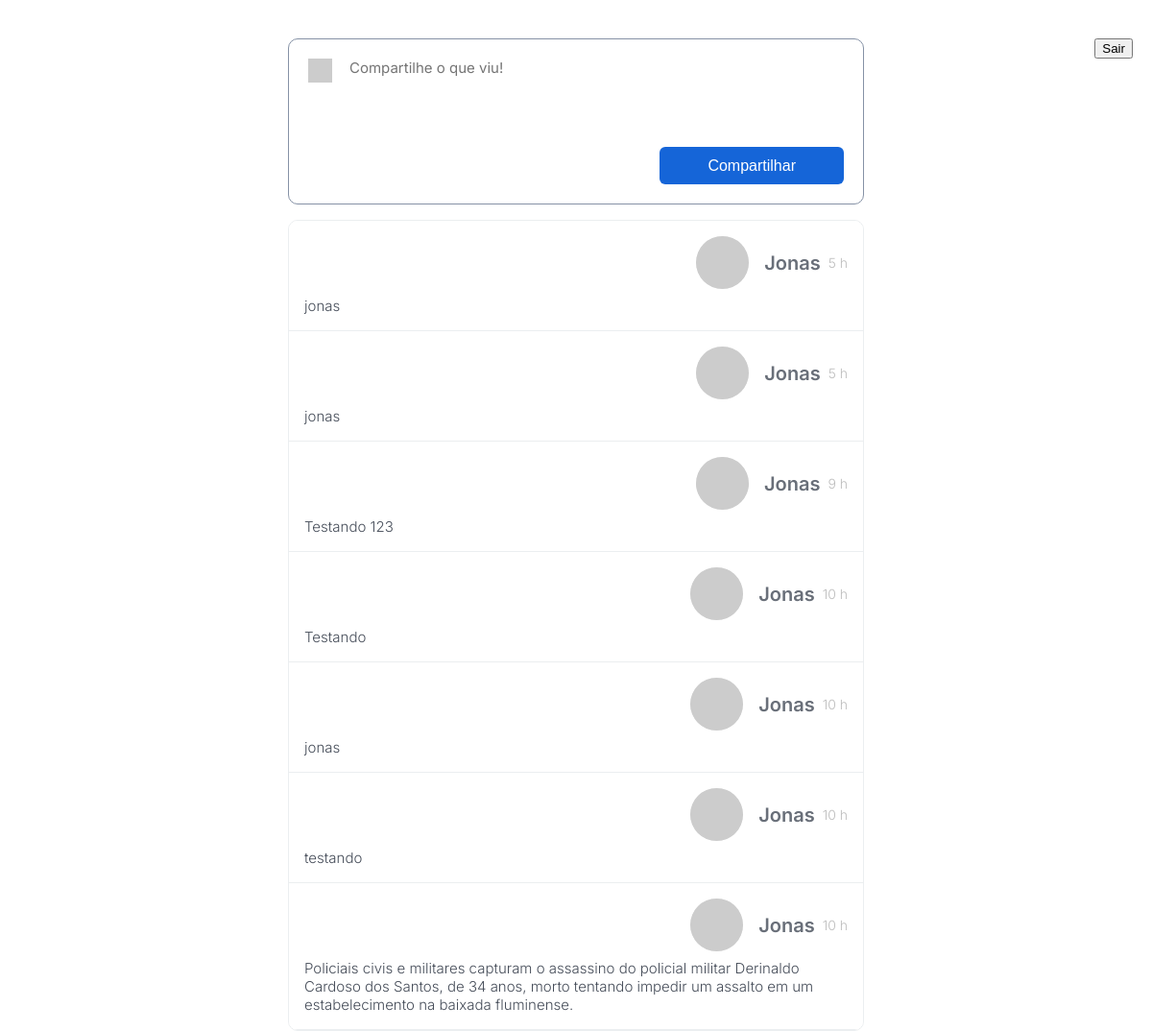
Page / (signed in) on the committed database.
### tables this page shows
CREATE TABLE `post` (
  `id` bigint(20) UNSIGNED NOT NULL,
  `date_post` datetime DEFAULT NULL,
  `message` varchar(280) DEFAULT NULL,
  `user_id` int(11) DEFAULT NULL
);

### DAO/UserController.php (called while the page is built, shortened)
<?php
  require_once('./model/user.php');
  class UserController implements userDAO {
    private $pdo;
    public function __construct(PDO $driver){
      $this->pdo = $driver;
    }
    public function getUser($id){
      $sql = $this->pdo->prepare("SELECT * FROM user WHERE id = :id");
      $sql->bindValue(':id', $id);
      $sql->execute();
      if($sql->rowCount() > 0) {
        $data = $sql->fetch();
        $user = new User();
        $user->setId($data['id']);
        $user->setName($data['name']);
        $user->setEmail($data['email']);
        return $user;
      } else {
        header("Location: login.php");
      }
    }
    public function getMyFollowers($id){
      $array = [$id];
      $sql = $this->pdo->prepare("SELECT following_id FROM relationship WHERE id = :id");
      $sql->bindValue(':id', $id);
      $sql->execute();
      return $array;
    }
    public function getFeed($list, $limit){
      $array = [];
      $sql = $this->pdo->prepare("SELECT *, (SELECT name FROM user WHERE user.id = post.user_id) as name FROM post WHERE user_id IN (".implode(',', $list).")ORDER BY date_post DESC LIMIT 20");
      $sql->bindValue(':meylist', (int)$list[0]);
      $sql->bindValue(':limit', $limit);
      $sql->execute();
      if ( $sql->rowCount() > 0 ) {
        $array = $sql->fetchAll();
      }
      return $array;
    }
  }

### model/user.php (called while the page is built, shortened)
<?php
class User {
  private $id;
  public function getId() {
    return $this->id;
  }
  public function setId($value) {
    return $this->id = trim($value);
  }
  public function setEmail($value) {
    return $this->email = strtolower(trim($value));
  }
  public function setName($value) {
    return $this->name = ucwords(trim($value));
  }
}

### index.php (the view, shortened to what this page needs)
<?php
  require_once 'template/head.php';
  $followersList = $userController->getMyFollowers($_SESSION['kepeD#42']);
  $feed = $userController->getFeed($followersList, 10);
  function formateDate($date){
    $start_date = new DateTime();
    $since_start = $start_date->diff(new DateTime($date));
    if($since_start->h > 0) {
      return $since_start->h." h";
    } else if($since_start->i > 0) {
      return $since_start->i." m";
    } else {
      return $since_start->s." s";
    }
  }
  function getImage($id) {
    return "https://avatars.dicebear.com/4.5/api/bottts/".$id.".svg";
  }
?>
<div class="home">
  <form class="logout" method="POST">
    <input type="submit" name="logout" value="Sair">
  </form>
  <div class="container">
    <form method="POST">
      <div class="row">
        <div class="safe">
          <img src=<?=getImage($user->getId())?>>
        </div>
        <div class="input">
          <textarea placeholder="Compartilhe o que viu!" name="post_message" rows="4" cols="50"></textarea>
        </div>
      </div>
      <input type="submit" name="createPost" value="Compartilhar">
    </form>
  </div>
  <?php if(!empty($feed)) : ?>
    <div class="feed">
      <?php foreach($feed as $item): ?>
        <div class="post">
          <div class="row">
            <img src=<?=getImage($item['user_id'])?>>
            <div class="user">
              <p><?=$item['name']?> </p>
              <span><?=formateDate($item['date_post'])?></span>
            </div>
          </div>
          <p class="message"><?=$item['message']?></p>
        </div>
      <?php endforeach; ?>
    </div>
  <?php endif; ?>
</div>
<?php require_once 'template/footer.php'; ?>

### template/head.php (shortened to what this page needs)
<?php
  require './config.php';
  require './DAO/UserController.php';
  $userController = new UserController($pdo);
  $id = $_SESSION['kepeD#42'];
  $user = $userController->getUser($id);
?>
<html lang="pt-br">
<head>
    <link rel="stylesheet" href="./assets/styles/styles.css">
</head>
<body>

### assets/styles/styles.css (style rules this page uses)
.home { width: 100%; }
.home form.logout { padding: 0 20px; position: absolute; right: 0; }
.home .container { width: 100%; max-width: 600px; margin: 40px auto 0 auto; }
.home .container form { width: 100%; border: 1px solid #8692A6; padding: 20px; border-radius: 10px; }
.home .container form .safe img { width: 25px; }
.home .container form .input { width: 100%; padding: 0 30px 0 10px; }
.home .container form textarea { width: 100%; background: #FFFFFF; resize: none; -webkit-box-sizing: border-box; box-sizing: border-box; border: 0; border-radius: 6px; padding: 0 8px; margin-bottom: 16px; outline: 0; font-size: 15px; font-family: 'Inter'; }
.home .container form input { margin: 0 0 0 auto; display: block; padding: 10px 50px; background: #1565D8; border: 0; border-radius: 6px; font-style: normal; font-weight: 500; font-size: 16px; line-height: 19px; color: #FFFFFF; }
.home .row { display: -webkit-box; display: -ms-flexbox; display: flex; }
.home .feed { width: 100%; max-width: 600px; margin: 0 auto; display: -webkit-box; display: -ms-flexbox; display: flex; -webkit-box-pack: center; -ms-flex-pack: center; justify-content: center; -webkit-box-align: center; -ms-flex-align: center; align-items: center; -webkit-box-orient: vertical; -webkit-box-direction: normal; -ms-flex-direction: column; flex-direction: column; border: 1px solid #ebeef0; border-radius: 10px; overflow: hidden; }
.home .feed .post { width: 100%; background: #fff; padding: 16px; border-bottom: 1px solid #ebeef0; }
.home .feed .post .row, .home .feed .post .user { display: -webkit-box; display: -ms-flexbox; display: flex; -webkit-box-align: center; -ms-flex-align: center; align-items: center; -webkit-box-pack: end; -ms-flex-pack: end; justify-content: end; }
.home .feed .post img { width: 55px; border-radius: 44px; background: #ebebeb; }
.home .feed .post .user { margin-left: 16px; }
.home .feed .post .user p { font-size: 20px; font-weight: 600; margin-right: 8px; color: #696F79; }
.home .feed .post .user span { font-size: 14px; font-weight: 300; color: #BDBDBD; }
.home .feed .post p.message { font-size: 15px; font-weight: 300; margin-top: 8px; color: #464d59; }
html, body { padding: 0; margin: 0; font-family: 'Inter', sans-serif; }
h1, h2, h3, p { margin: 0; }
* { -webkit-box-sizing: border-box; box-sizing: border-box; }

### rows in the picture
post: name "Jonas", date_post "5 h", message "jonas"
post: name "Jonas", date_post "5 h", message "jonas"
post: name "Jonas", date_post "9 h", message "Testando 123"
post: name "Jonas", date_post "10 h", message "Testando"
post: name "Jonas", date_post "10 h", message "jonas"
post: name "Jonas", date_post "10 h", message "testando"
post: name "Jonas", date_post "10 h", message "Policiais civis e militares capturam o assassino do policial militar Derinaldo Cardoso dos Santos, de 34 anos, morto tentando impedir um assalto em um estabelecimento na baixada fluminense."
